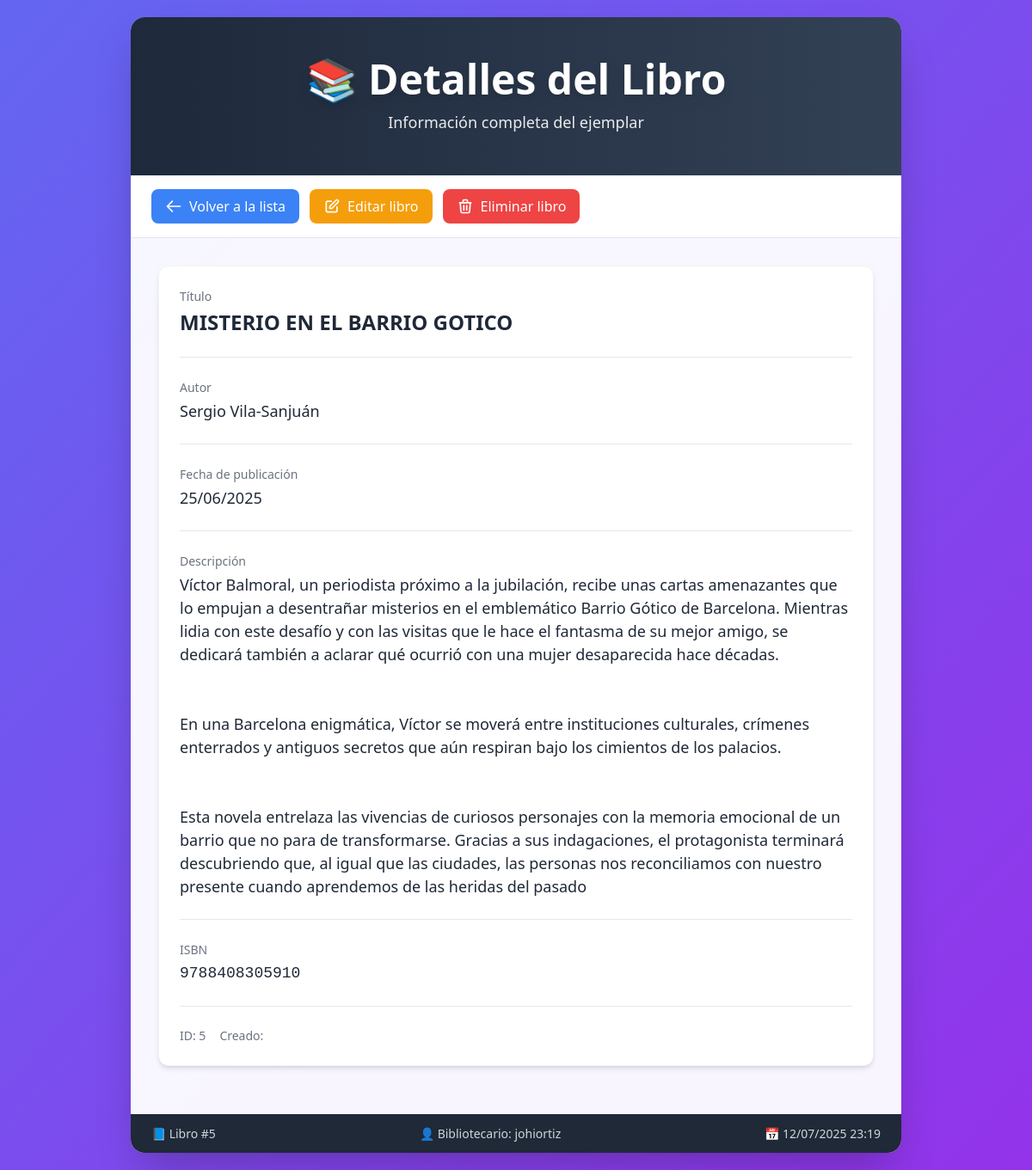
Page /libros/5/ on the committed database.
### libros/models.py (models this page shows, shortened)
class Libro(models.Model):
    titulo = models.CharField(max_length=200)
    autor = models.CharField(max_length=100)
    descripcion = models.TextField()
    fecha_publicacion = models.DateField()
    isbn = models.CharField(max_length=13, unique=True)

### libros/views.py (the view)
# urls.py: path('<int:libro_id>/', views.detalle_libro, name='detalle_libro'),
def detalle_libro(request, libro_id):
    libro = get_object_or_404(Libro, pk=libro_id)
    return render(request, 'libros/detalle_libro.html', {'libro': libro})

### libros/templates/libros/detalle_libro.html (shortened to what this page needs)
{% load static %}
<!DOCTYPE html>
<html lang="es">
<head>
    <script src="https://cdn.tailwindcss.com"></script>
    <link rel="stylesheet" href="{% static 'css/detalle_libro.css' %}">
</head>
<body class="min-h-screen bg-gradient-to-br from-indigo-500 to-purple-600 p-5">
    <div class="max-w-4xl mx-auto bg-white/95 rounded-2xl shadow-2xl overflow-hidden animate-fade-in-up">
        <div class="bg-gradient-to-r from-slate-800 to-slate-700 text-white text-center py-12 px-5">
            <h1 class="text-4xl md:text-5xl font-bold mb-3 drop-shadow-lg">📚 Detalles del Libro</h1>
            <p class="text-lg opacity-90">Información completa del ejemplar</p>
        </div>
        <div class="bg-white border-b border-gray-200 px-6 py-4">
            <div class="flex flex-wrap gap-3 justify-center md:justify-start">
                <a href="{% url 'lista_libros' %}" class="btn-primary btn-blue">
                    <svg class="w-5 h-5 mr-2" fill="none" stroke="currentColor" viewBox="0 0 24 24">
                        <path stroke-linecap="round" stroke-linejoin="round" stroke-width="2" d="M10 19l-7-7m0 0l7-7m-7 7h18"></path>
                    </svg>
                    Volver a la lista
                </a>
                <a href="{% url 'editar_libro' libro.id %}" class="btn-primary btn-yellow">
                    <svg class="w-5 h-5 mr-2" fill="none" stroke="currentColor" viewBox="0 0 24 24">
                        <path stroke-linecap="round" stroke-linejoin="round" stroke-width="2" d="M11 5H6a2 2 0 00-2 2v11a2 2 0 002 2h11a2 2 0 002-2v-5m-1.414-9.414a2 2 0 112.828 2.828L11.828 15H9v-2.828l8.586-8.586z"></path>
                    </svg>
                    Editar libro
                </a>
                <a href="{% url 'eliminar_libro' libro.id %}" class="btn-primary btn-red">
                    <svg class="w-5 h-5 mr-2" fill="none" stroke="currentColor" viewBox="0 0 24 24">
                        <path stroke-linecap="round" stroke-linejoin="round" stroke-width="2" d="M19 7l-.867 12.142A2 2 0 0116.138 21H7.862a2 2 0 01-1.995-1.858L5 7m5 4v6m4-6v6m1-10V4a1 1 0 00-1-1h-4a1 1 0 00-1 1v3M4 7h16"></path>
                    </svg>
                    Eliminar libro
                </a>
            </div>
        </div>
        <div class="p-6 md:p-8">
            <div class="bg-white rounded-xl shadow-md p-6 mb-6 border border-gray-100">
                <div class="detail-section">
                    <div class="detail-label">Título</div>
                    <div class="detail-value font-bold text-2xl">{{ libro.titulo }}</div>
                </div>
                <div class="detail-section">
                    <div class="detail-label">Autor</div>
                    <div class="detail-value">
                        {% if libro.autor %}
                            {{ libro.autor }}
                        {% else %}
                            <span class="text-gray-400">Autor desconocido</span>
                        {% endif %}
                    </div>
                </div>
                {% if libro.fecha_publicacion %}
                <div class="detail-section">
                    <div class="detail-label">Fecha de publicación</div>
                    <div class="detail-value">{{ libro.fecha_publicacion|date:"d/m/Y" }}</div>
                </div>
                {% endif %}
                {% if libro.descripcion %}
                <div class="detail-section">
                    <div class="detail-label">Descripción</div>
                    <div class="detail-value whitespace-pre-line">{{ libro.descripcion }}</div>
                </div>
                {% endif %}
                {% if libro.isbn %}
                <div class="detail-section">
                    <div class="detail-label">ISBN</div>
                    <div class="detail-value font-mono">{{ libro.isbn }}</div>
                </div>
                {% endif %}
                <div class="flex flex-wrap gap-4 text-sm text-gray-500">
                    <div>ID: {{ libro.id }}</div>
                    <div>Creado: {{ libro.fecha_creacion|date:"d/m/Y H:i" }}</div>
                </div>
            </div>
        </div>
        <div class="footer-stats">
            <div class="footer-stats-content">
                <span>📘 Libro #{{ libro.id }}</span>
                <span>👤 Bibliotecario: johiortiz</span>
                <span>📅 12/07/2025 23:19</span>
            </div>
        </div>
    </div>
</body>
</html>

### libros/static/css/detalle_libro.css (style rules this page uses)
.btn-primary { display: inline-flex; align-items: center; padding: 0.5rem 1rem; border-radius: 0.5rem; font-weight: 500; transition: all 0.3s ease; }
.btn-blue { background-color: #3b82f6; color: white; }
.btn-yellow { background-color: #f59e0b; color: white; }
.btn-red { background-color: #ef4444; color: white; }
.detail-section { margin-bottom: 1.5rem; padding-bottom: 1.5rem; border-bottom: 1px solid #e5e7eb; }
.detail-label { font-size: 0.875rem; font-weight: 500; color: #6b7280; margin-bottom: 0.25rem; }
.detail-value { font-size: 1.125rem; color: #1f2937; transition: color 0.2s ease; }
.footer-stats { background-color: #1f2937; color: #d1d5db; padding: 0.75rem 1.5rem; font-size: 0.875rem; }
.footer-stats-content { display: flex; flex-wrap: wrap; gap: 2rem; justify-content: center; }
@media (min-width: 768px) { .footer-stats-content { justify-content: space-between; } }
.animate-fade-in-up { animation: fadeInUp 0.5s ease-out forwards; }
.whitespace-pre-line { white-space: pre-line; }

### rows in the picture
Libro: titulo "MISTERIO EN EL BARRIO GOTICO", autor "Sergio Vila-Sanjuán", fecha_publicacion "25/06/2025", descripcion "Víctor Balmoral, un periodista próximo a la jubilación, recibe unas cartas amenazantes que lo empujan a desentrañar misterios en el emblemático Barrio Gótico de Barcelona. Mientras lidia con este desafío y con las visitas que le hace el fantasma de su mejor amigo, se dedicará también a aclarar qué ocurrió con una mujer desaparecida hace décadas. En una Barcelona enigmática, Víctor se moverá entre instituciones culturales, crímenes enterrados y antiguos secretos que aún respiran bajo los cimientos de los palacios. Esta novela entrelaza las vivencias de curiosos personajes con la memoria emocional de un barrio que no para de transformarse. Gracias a sus indagaciones, el protagonista terminará…", isbn "9788408305910", id "5"
